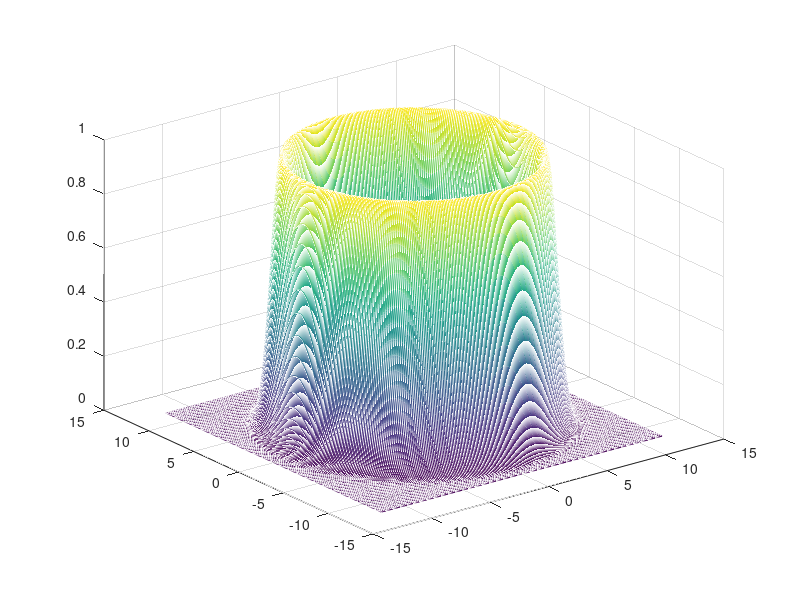

The MATLAB script that drew this image:
clear;
x = -12 : 0.1 : 12;
y = -12 : 0.1 : 12;
for i = 1 : length(x);
    for j = 1 : length(x);
        z(i, j) = exp(-((x(i)^2 + y(j)^2).^0.5 - 9).^2);
%         * exp(1i * x(i) + 1i * y(i));
%         z(i, j) = double((real(z(i, j))^2 + imag(z(i, j))^2)^0.5);
    end;
end;
mesh(x, y, z);